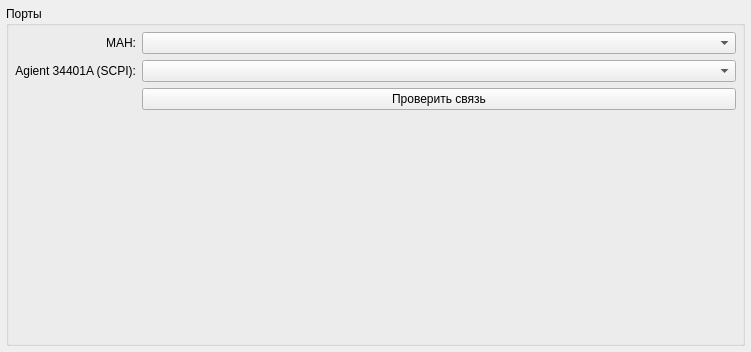
<?xml version="1.0" encoding="UTF-8"?>
<ui version="4.0">
 <class>Communications</class>
 <widget class="QWidget" name="Communications">
  <property name="geometry">
   <rect>
    <x>0</x>
    <y>0</y>
    <width>751</width>
    <height>352</height>
   </rect>
  </property>
  <property name="windowTitle">
   <string>Form</string>
  </property>
  <layout class="QHBoxLayout" name="horizontalLayout">
   <property name="leftMargin">
    <number>6</number>
   </property>
   <property name="topMargin">
    <number>6</number>
   </property>
   <property name="rightMargin">
    <number>6</number>
   </property>
   <property name="bottomMargin">
    <number>6</number>
   </property>
   <item>
    <widget class="QGroupBox" name="groupBox">
     <property name="title">
      <string>Порты</string>
     </property>
     <layout class="QGridLayout" name="gridLayout">
      <property name="leftMargin">
       <number>6</number>
      </property>
      <property name="topMargin">
       <number>6</number>
      </property>
      <property name="rightMargin">
       <number>6</number>
      </property>
      <property name="bottomMargin">
       <number>6</number>
      </property>
      <item row="4" column="1">
       <spacer name="verticalSpacer_2">
        <property name="orientation">
         <enum>Qt::Vertical</enum>
        </property>
        <property name="sizeHint" stdset="0">
         <size>
          <width>20</width>
          <height>40</height>
         </size>
        </property>
       </spacer>
      </item>
      <item row="2" column="1">
       <widget class="QComboBox" name="cbManPortScpi"/>
      </item>
      <item row="3" column="1">
       <widget class="QPushButton" name="pbManCheckConnection">
        <property name="text">
         <string>Проверить связь</string>
        </property>
       </widget>
      </item>
      <item row="0" column="0">
       <widget class="QLabel" name="label">
        <property name="text">
         <string>МАН:</string>
        </property>
        <property name="alignment">
         <set>Qt::AlignRight|Qt::AlignTrailing|Qt::AlignVCenter</set>
        </property>
       </widget>
      </item>
      <item row="0" column="1">
       <widget class="QComboBox" name="cbManPort"/>
      </item>
      <item row="2" column="0">
       <widget class="QLabel" name="label_3">
        <property name="sizePolicy">
         <sizepolicy hsizetype="Fixed" vsizetype="Preferred">
          <horstretch>0</horstretch>
          <verstretch>0</verstretch>
         </sizepolicy>
        </property>
        <property name="text">
         <string>Agient 34401A (SCPI):</string>
        </property>
        <property name="alignment">
         <set>Qt::AlignRight|Qt::AlignTrailing|Qt::AlignVCenter</set>
        </property>
       </widget>
      </item>
     </layout>
    </widget>
   </item>
  </layout>
 </widget>
 <resources/>
 <connections/>
</ui>
